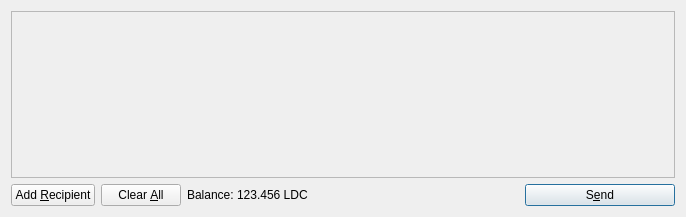
<?xml version="1.0" encoding="UTF-8"?>
<ui version="4.0">
 <class>SendCoinsDialog</class>
 <widget class="QDialog" name="SendCoinsDialog">
  <property name="geometry">
   <rect>
    <x>0</x>
    <y>0</y>
    <width>686</width>
    <height>217</height>
   </rect>
  </property>
  <property name="windowTitle">
   <string>Send Coins</string>
  </property>
  <layout class="QVBoxLayout" name="verticalLayout">
   <item>
    <widget class="QScrollArea" name="scrollArea">
     <property name="widgetResizable">
      <bool>true</bool>
     </property>
     <widget class="QWidget" name="scrollAreaWidgetContents">
      <property name="geometry">
       <rect>
        <x>0</x>
        <y>0</y>
        <width>666</width>
        <height>165</height>
       </rect>
      </property>
      <layout class="QVBoxLayout" name="verticalLayout_2">
       <property name="margin">
        <number>0</number>
       </property>
       <item>
        <layout class="QVBoxLayout" name="entries">
         <property name="spacing">
          <number>6</number>
         </property>
        </layout>
       </item>
       <item>
        <spacer name="verticalSpacer">
         <property name="orientation">
          <enum>Qt::Vertical</enum>
         </property>
         <property name="sizeHint" stdset="0">
          <size>
           <width>20</width>
           <height>40</height>
          </size>
         </property>
        </spacer>
       </item>
      </layout>
     </widget>
    </widget>
   </item>
   <item>
    <layout class="QHBoxLayout" name="horizontalLayout">
     <item>
      <widget class="QPushButton" name="addButton">
       <property name="toolTip">
        <string>Send to multiple recipients at once</string>
       </property>
       <property name="text">
        <string>Add &amp;Recipient</string>
       </property>
       <property name="icon">
        <iconset resource="../bitcoin.qrc">
         <normaloff>:/icons/add</normaloff>:/icons/add</iconset>
       </property>
       <property name="autoDefault">
        <bool>false</bool>
       </property>
      </widget>
     </item>
     <item>
      <widget class="QPushButton" name="clearButton">
       <property name="sizePolicy">
        <sizepolicy hsizetype="Minimum" vsizetype="Fixed">
         <horstretch>0</horstretch>
         <verstretch>0</verstretch>
        </sizepolicy>
       </property>
       <property name="toolTip">
        <string>Remove all transaction fields</string>
       </property>
       <property name="text">
        <string>Clear &amp;All</string>
       </property>
       <property name="icon">
        <iconset resource="../bitcoin.qrc">
         <normaloff>:/icons/remove</normaloff>:/icons/remove</iconset>
       </property>
       <property name="autoRepeatDelay">
        <number>300</number>
       </property>
       <property name="autoDefault">
        <bool>false</bool>
       </property>
      </widget>
     </item>
     <item>
      <layout class="QHBoxLayout" name="horizontalLayout_2">
       <property name="spacing">
        <number>3</number>
       </property>
       <item>
        <widget class="QLabel" name="label">
         <property name="text">
          <string>Balance:</string>
         </property>
        </widget>
       </item>
       <item>
        <widget class="QLabel" name="labelBalance">
         <property name="cursor">
          <cursorShape>IBeamCursor</cursorShape>
         </property>
         <property name="text">
          <string>123.456 LDC</string>
         </property>
         <property name="textInteractionFlags">
          <set>Qt::LinksAccessibleByMouse|Qt::TextSelectableByKeyboard|Qt::TextSelectableByMouse</set>
         </property>
        </widget>
       </item>
      </layout>
     </item>
     <item>
      <spacer name="horizontalSpacer">
       <property name="orientation">
        <enum>Qt::Horizontal</enum>
       </property>
       <property name="sizeHint" stdset="0">
        <size>
         <width>40</width>
         <height>20</height>
        </size>
       </property>
      </spacer>
     </item>
     <item>
      <widget class="QPushButton" name="sendButton">
       <property name="minimumSize">
        <size>
         <width>150</width>
         <height>0</height>
        </size>
       </property>
       <property name="toolTip">
        <string>Confirm the send action</string>
       </property>
       <property name="text">
        <string>S&amp;end</string>
       </property>
       <property name="icon">
        <iconset resource="../bitcoin.qrc">
         <normaloff>:/icons/send</normaloff>:/icons/send</iconset>
       </property>
       <property name="default">
        <bool>true</bool>
       </property>
      </widget>
     </item>
    </layout>
   </item>
  </layout>
 </widget>
 <resources>
  <include location="../bitcoin.qrc"/>
 </resources>
 <connections/>
</ui>
